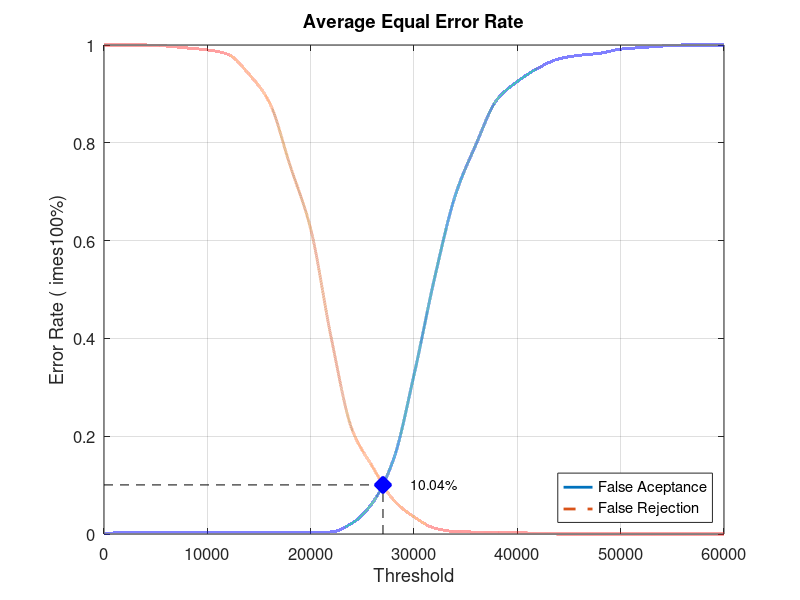
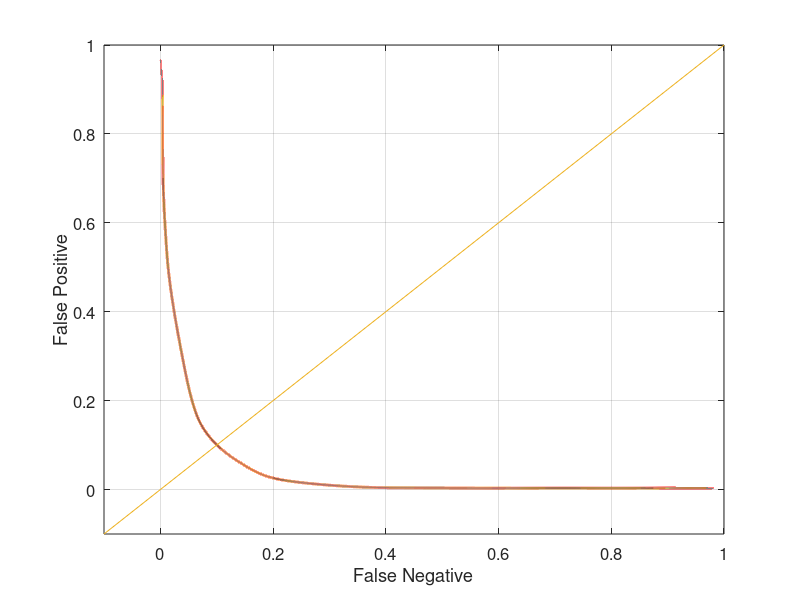

Here is the MATLAB script that generated these plots, in order:
close all;
clear;
clc;
x = 0:2000:60000;
xq = 0:0.5:60000;

y0 = [0 0.0031579 0.0031579 0.0031579 0.0031579 0.0031579 0.0031579 0.0031579 0.0031579 0.0031579 0.0031579 0.00421053 0.0221053 0.0642105 0.151579 0.325263 0.524211 0.692632 0.796842 0.887368 0.925263 0.952632 0.971579 0.978947 0.983158 0.991579 0.994737 0.997895 1 1 1]
yy0 = interp1(x, y0, xq, 'pchip');
y1 = [1 1 1 0.998 0.994 0.99 0.981 0.941 0.883 0.754 0.624 0.4 0.214 0.137 0.07 0.035 0.012 0.005 0.004 0.004 0.003 0.001 0 0 0 0 0 0 0 0 0]
yy1 = interp1(x, y1, xq, 'pchip');

% Calculating EER: 
y2 = abs(y0 - y1);
find(y2 == min(y2))
yy2 = abs(yy0 - yy1);
xEER = find(yy2 == min(yy2));
xEERIndex = xq(xEER) % X-axis EER
yEER = yy0(xEER) % Y-axis EER

main = figure
plot(xq, yy0,'-','LineWidth', 2);	hold on
plot(xq, yy1,'--','LineWidth', 2);	hold on
plot([xEERIndex xEERIndex], [0 yEER], 'k--');	hold on
plot([0 xEERIndex], [yEER yEER], 'k--');	hold on
plot(xEERIndex, yEER, 'bx', 'LineWidth', 10);	hold on
text(xEERIndex + 10 * xEERIndex / 100, yEER, [num2str(round((10000 * yEER)) / 100) '%'])
legend('False Aceptance', 'False Rejection', 'Location', 'SouthEast')
xlabel('Threshold')
ylabel('Error Rate (	imes100%)')
title('Average Equal Error Rate')
set(gca, 'FontSize', 12)
axis([0 60000 0 1])
grid on

print(main, 'Database3AverageMain', '-dpng');
FNRxFPR = figure('Color', [1 1 1]);
plot(yy1, yy0, '-', yy1, yy0, 'LineWidth', 2);
hold on
y = -0.1:0.1:1
plot(y, y); 
set(gca, 'FontSize', 12)
xlabel('False Negative')
ylabel('False Positive')
axis([-0.1 1 -0.1 1])
set(gca, 'FontSize', 12)
grid on

print(FNRxFPR, 'Database3AverageFNRxFPR','-dpng');
